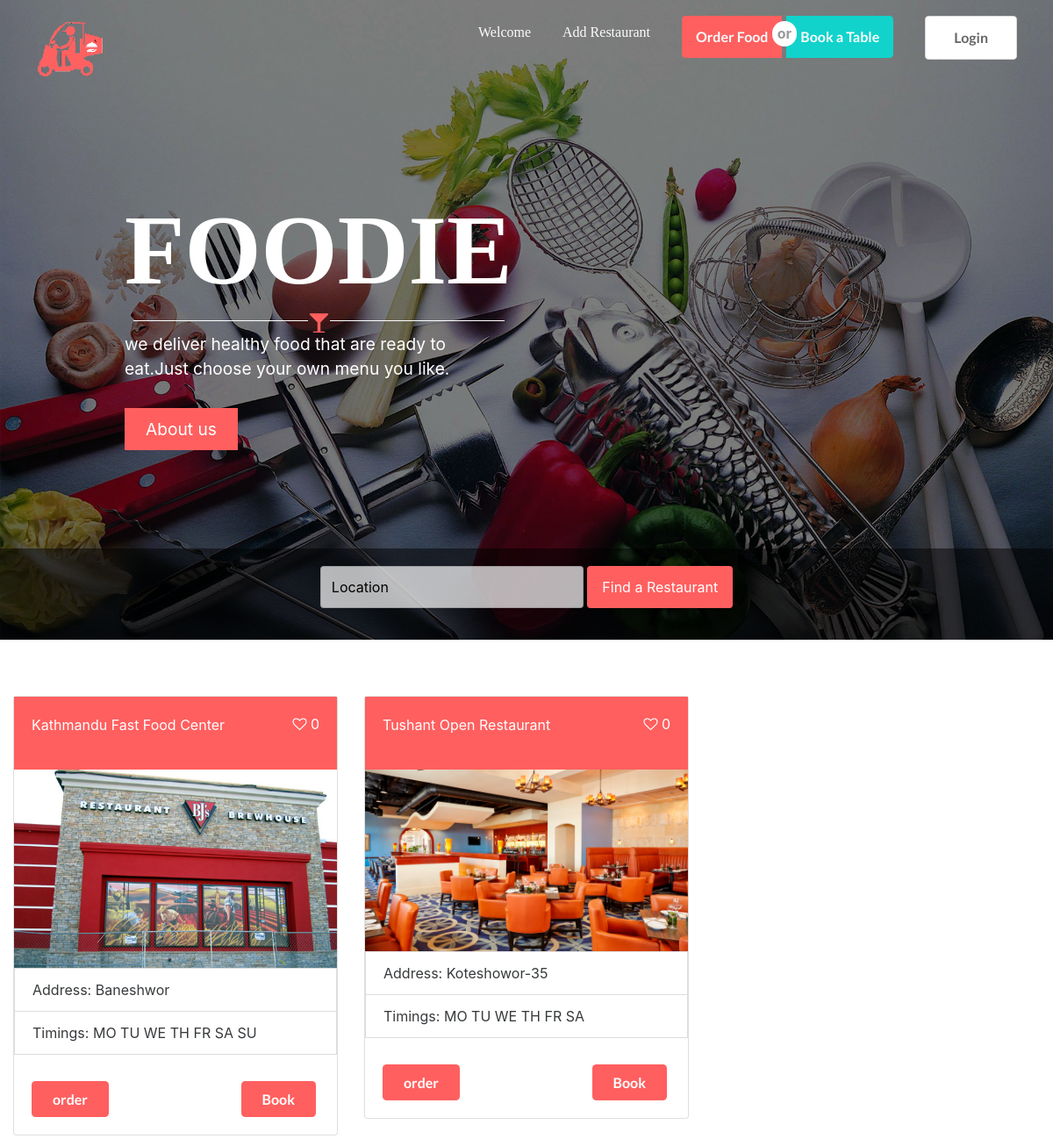
The page /restaurants/ on the database its author committed.
### restaurants/models.py (models this page shows, shortened)
class Restaurant(models.Model):
	OPEN = 1
	CLOSED = 2
	OPENING_STATUS = (
		(OPEN, 'open'),
		(CLOSED, 'closed'),
		)
	owner = models.ForeignKey(User)
	name = models.CharField(max_length=150, db_index=True)
	slug = models.SlugField(max_length=150, db_index=True)
	address = models.CharField(max_length=100)
	city = models.CharField(max_length=100)
	lat = models.DecimalField(max_digits=9, decimal_places=6, default=0.0)
	lag = models.DecimalField(max_digits=9, decimal_places=6, default=0.0)
	phone_number = models.PositiveIntegerField()
	owner_email = models.EmailField()
	opening_status = models.IntegerField(choices=OPENING_STATUS, default=OPEN)
	website = models.URLField(max_length=300, blank=True, null=True)
	features = models.ManyToManyField(FeatureChoice, related_name='restaurants_features')
	timings = models.ManyToManyField(TimingChoice, related_name='restaurants_timings')
	image = models.ImageField(upload_to='upload/products/%Y/%m/%d', blank=True)
	facebook_page = models.URLField(max_length=200,blank=True, null=True)
	twitter_handle = models.CharField(max_length=15, blank=True, null=True)
	other_details = models.TextField()
	is_parking = models.BooleanField(default=False)
	is_wifi = models.BooleanField(default=False)
	available = models.BooleanField(default=True)
	created = models.DateTimeField(auto_now_add=True)
	updated = models.DateTimeField(auto_now=True)
	@property
	def count_favorite(self):
		return Favorite.objects.filter(mark_favorite='favorite', restaurant=self).count()
	class Meta:
		ordering = ('name',)
		unique_together = (('id','name'),)
		index_together = (('id','slug'),)
	def __str__(self):
		return self.name
	def get_absolute_url(self):
		return reverse('restaurants:restaurant_detail', args=[self.slug])

class TimingChoice(models.Model):
	MONDAY = 'MO'
	TUESDAY = 'TU'
	WEDNESDAY = 'WE'
	THURSDAY = 'TH'
	FRIDAY = 'FR'
	SATURDAY = 'SA'
	SUNDAY = 'SU'
	TIMING_CHOICES = (
		(MONDAY, 'Monday'),
		(TUESDAY, 'Tuesday'),
		(WEDNESDAY, 'Wednesday'),
		(THURSDAY, 'Thursday'),
		(FRIDAY, 'Friday'),
		(SATURDAY, 'Saturday'),
		(SUNDAY, 'Sunday'),
		)
	timings = models.CharField(max_length=2, choices=TIMING_CHOICES, default=MONDAY)
	def __str__(self):
		return self.timings

### restaurants/views.py (the view)
# urls.py: url(r'^restaurants/$', views.homepage, name='homepage'),
def homepage(request):
	restaurant = Restaurant.objects.all().annotate(mark_favorite=Count('favorite__restaurant')).order_by('mark_favorite')
	operating_time = OperatingTime.objects.all()
	print('restaurant',restaurant)
	return render(request, 'restaurant/homepage.html', {'restaurant':restaurant})

### restaurants/templates/restaurant/homepage.html (shortened to what this page needs)
{% extends 'restaurant/base.html' %}
{% load staticfiles %}
{% block content %}
<div class="restaurant-collection">
	<div class="row">
	{% for res in restaurant %}
			<div class="col-sm-12 col-md-4">
				<div class="card">
					<div class="card-block card-head">
						<a href="{{res.get_absolute_url}}" class="card-link restaurant-name">{{res.name}}</a>
						<form action="" method='post' class="card-link">
							<p class="right">
								<span class="rating"><input type="radio" name="vote" class="rating-input" value="favorite" id="favorite-{{res.id}}" data-restaurant-id="{{res.id}}" onclick="clickHandler(event)" />
								<label for="favorite-{{res.id}}" class="rating-star"><i class="fa fa-heart-o"></i></label>
                				<span id="favorite-count-{{res.pk}}" >{{res.count_favorite}}</span>
								</span>
							</p>
						</form>
					</div>
					<img src="{% if res.image %}{{ res.image.url }} {% else %} {% static 'img/default.jpg' %} {% endif %}" alt="" class="img-fluid"/>
					<div class="card-block footer-of-card">
						<ul class="list-group list-group-flush">
						    <li class="list-group-item">Address: {{ res.address }}</li>
						      {% if res.timings %}
						    	<li class="list-group-item">Timings:
						    	{% for timing in res.timings.all %}
						   		{{ timing }}
						   		{% endfor %}
						   		</li>
						    {% endif %}
						</ul>
					</div>
					<div class="card-block order-book">
						 <a href="#" class="card-link card-link-footer order"><button class="tomato ui button">order</button></a>
    					<a href="#" class="card-link card-link-footer booking"><button class="tomato ui button">Book</button></a>
					</div>
				</div>
			</div>
		{% endfor %}
	</div>
</div>
{% endblock %}

### restaurants/static/css/main.css (style rules this page uses)
.restaurant-collection { margin-top:4em; }
.card-head { background: #ff5f5f; color:#fff; font-size:1em; }
.restaurant-name { color:#fff; }
.rating { overflow: hidden; display: inline-block; }
form.card-link { float: right; }
.footer-of-card { padding-bottom: 10px !important; padding:0; }
.booking { float:right; }
.tomato { color:#fff !important; background:#ff5f5f !important; }

### rows shown on the page
Restaurant: name "Kathmandu Fast Food Center", count_favorite "0", image (picture), address "Baneshwor"
TimingChoice: timings "MO"
TimingChoice: timings "TU"
TimingChoice: timings "WE"
TimingChoice: timings "TH"
TimingChoice: timings "FR"
TimingChoice: timings "SA"
TimingChoice: timings "SU"
Restaurant: name "Tushant Open Restaurant", count_favorite "0", image (picture), address "Koteshowor-35"
